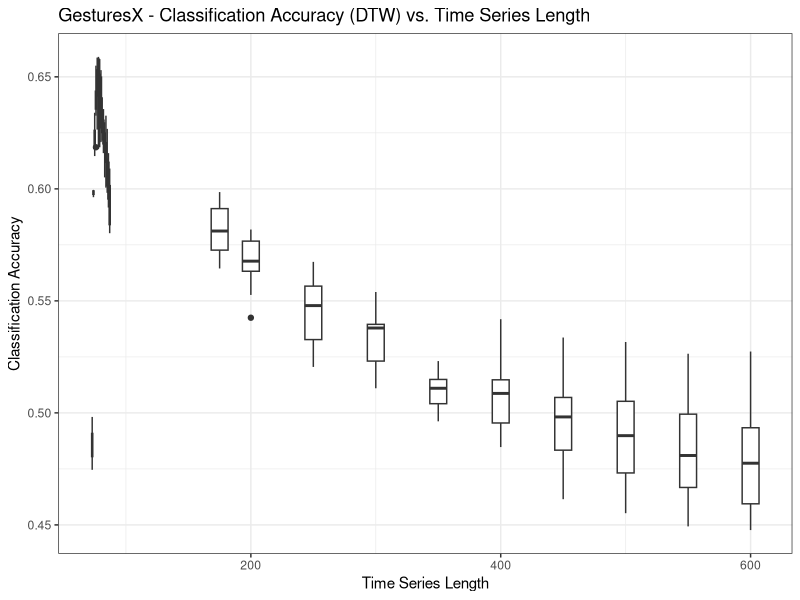
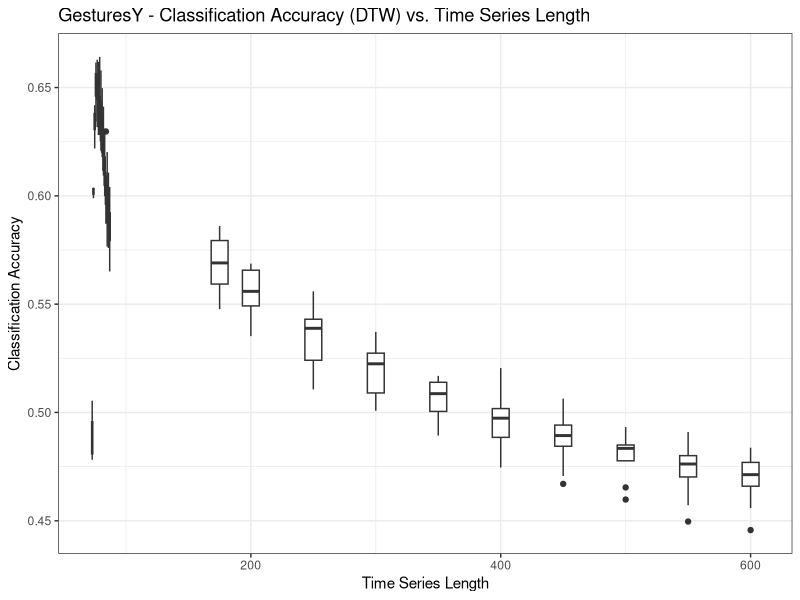
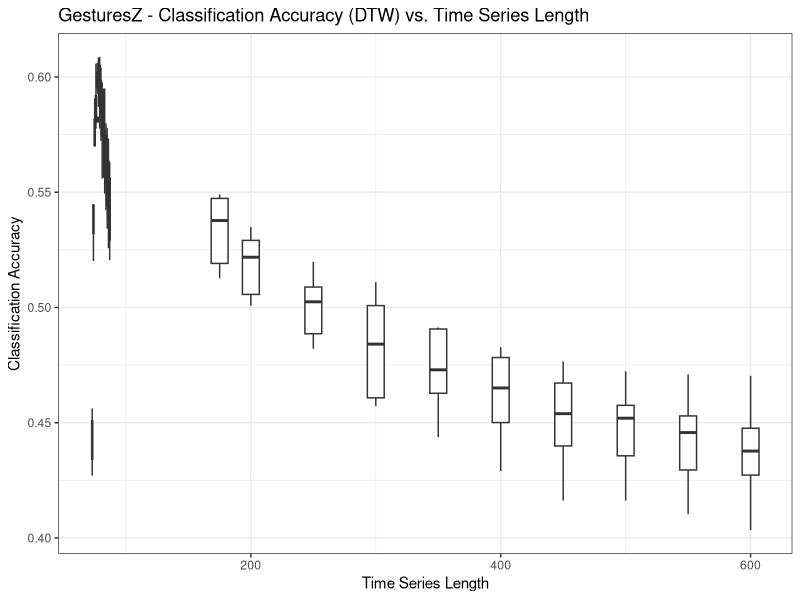
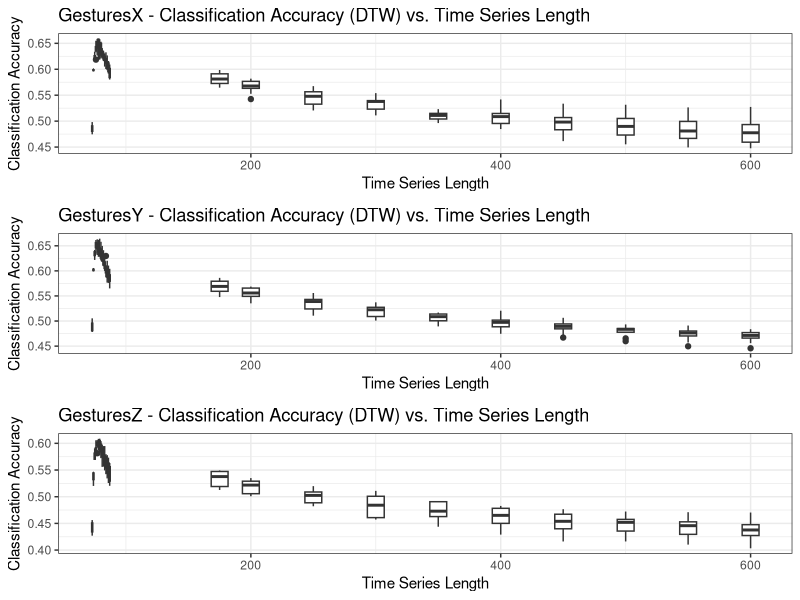
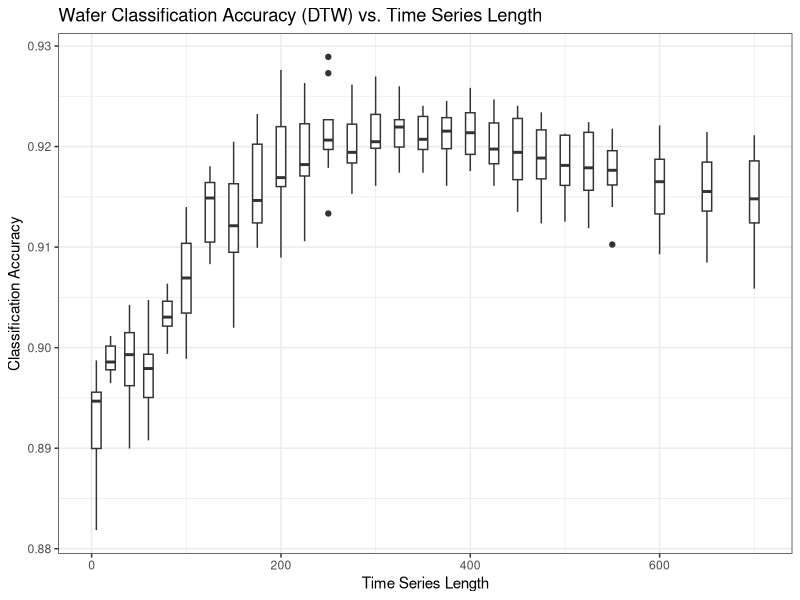
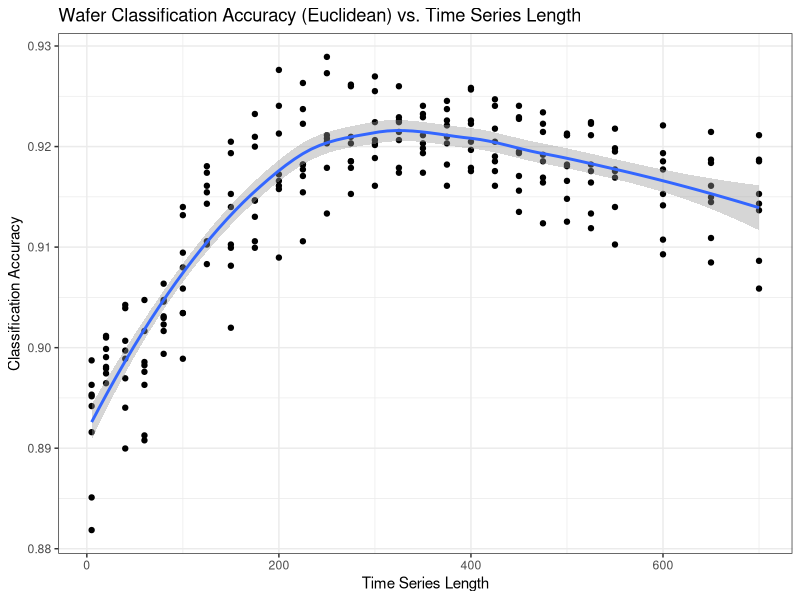
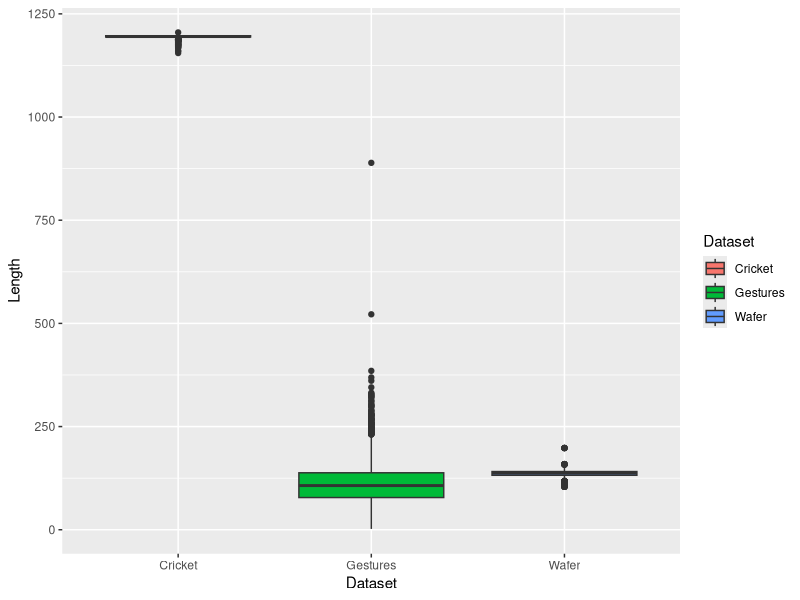

Here is the R script that generated these plots, in order:
library(ggplot2)
library(reshape2)
library(gridExtra)

setwd("C:/Users/kocyb_000/Documents/Uni/TimeSeriesClassification/Python/Results")
#setwd("E:/Documents/Uni/TimeSeriesClassification/Python/Results")

# Cricket
data <- read.csv("Cricket/AccuracyLengthEuclidean.csv")
data <- read.csv("Cricket/AccuracyLengthDTW_MaxWindow.csv")

# Gestures
data <- read.csv("Gestures/AccuracyLengthEuclidean.csv")
data <- read.csv("Gestures/AccuracyLengthDTW_MaxWindow.csv")

data$Group = factor(data$TimeSeriesLength)
plotXYZ <- function(df, name, metric){
  results <- lapply(c(1,2,3), function(x){
    axis <- c("AccuracyX","AccuracyY","AccuracyZ")
    data_name <- c(paste0(name,"X -"),paste0(name,"Y -"),paste0(name,"Z -"))
    title_val <- paste0(data_name[x], " Classification Accuracy (",metric,") vs. Time Series Length")
    return(
      ggplot(df, aes_string(x="TimeSeriesLength", y=axis[x], group="Group")) +
        geom_boxplot(width=15) +
        #geom_point() +
        #geom_smooth(method="loess") +
        #scale_y_continuous(limits=c(0.5,0.67)) +
        theme_bw() +
        labs(
          title=title_val,
          x="Time Series Length",
          y="Classification Accuracy"
        )#, legend.title="")
    )
  })
  return(results)
}

plots = plotXYZ(data, "Cricket","DTW")
plots = plotXYZ(data, "Gestures","DTW")
plots[[1]]
plots[[2]]
plots[[3]]
grid.arrange(plots[[1]],plots[[2]],plots[[3]])

# Wafer
wafer <- read.csv("Wafer/AccuracyLengthEuclidean.csv")
wafer <- wafer[as.numeric(wafer$TimeSeriesLength) > 3,]

wafer <- read.csv("Wafer/AccuracyLengthDTW.csv")

wafer$Group = factor(wafer$TimeSeriesLength)

# WAFER Boxplot
ggplot(wafer, aes(x=TimeSeriesLength, y=Accuracy, group=Group)) +
  geom_boxplot(width=10) +
  theme_bw() +
  #scale_y_continuous(limits=c(0.8,1)) +
  labs(
    title="Wafer Classification Accuracy (DTW) vs. Time Series Length",
    x="Time Series Length",
    y="Classification Accuracy"
  )

# WAFER Scatter plot
wafer <- read.csv("Wafer/AccuracyLengthEuclidean.csv")
wafer <- read.csv("Wafer/AccuracyLengthDTW.csv")
ggplot(wafer, aes(x=TimeSeriesLength, y=Accuracy)) +
  geom_point() +
  geom_smooth(method = "loess") +
  theme_bw() +
  labs(
    title="Wafer Classification Accuracy (Euclidean) vs. Time Series Length",
    x="Time Series Length",
    y="Classification Accuracy"
  )

#### LENGTHS ####
cdata <- read.csv("Cricket/Lengths.csv")
cdata$Dataset <- "Cricket"
gdata <- read.csv("Gestures/Lengths.csv")
gdata$Dataset <- "Gestures"
wdata <- read.csv("Wafer/Lengths.csv")
wdata$Dataset <- "Wafer"
ldata <- rbind(cdata,gdata,wdata)
ggplot(ldata, aes(x=Dataset, y=Length, fill=Dataset)) +
  geom_boxplot()
